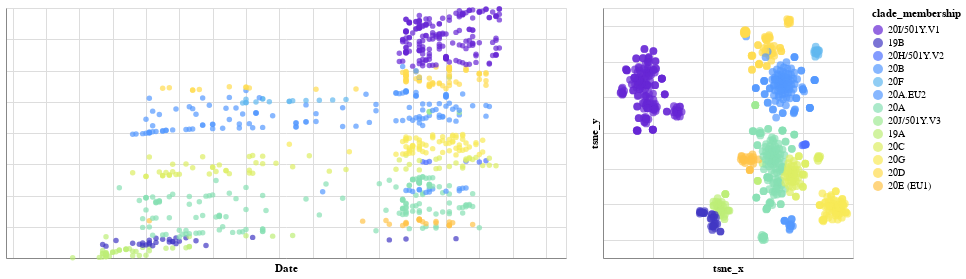

The code cell stored with this chart in its notebook:
### Code cell
list_of_chart = linking_tree_with_plots_brush(
    TSNE_df,
    ['tsne_x','tsne_y'],
    ['tsne_x','tsne_y'],
    'clade_membership:N',
    ["strain:N"],
    domain,
    range_
)
chart_tsne = list_of_chart[0]|list_of_chart[1]
chart_tsne

### Figure 1 — Vega-Lite specification as saved in the notebook (floating-point values rounded to 4 significant figures; data arrays with more than 128 entries replaced by an {"elided": "..."} marker saying what was removed)
{"config": {"view": {"continuousWidth": 400, "continuousHeight": 300}}, "hconcat": [{"mark": "circle", "encoding": {"color": {"condition": {"type": "nominal", "field": "clade_membership", "scale": {"domain": ["20I/501Y.V1", "19B", "20H/501Y.V2", "20B", "20F", "20A.EU2", "20A", "20J/501Y.V3", "19A", "20C", "20G", "20D", "20E (EU1)"], "range": ["#6626d4", "#4138c3", "#4e70ff", "#5499ff", "#61b8f0", "#5499ff", "#87dfb3", "#a0e994", "#bdee78", "#ddee64", "#f8e957", "#ffdb4e", "#ffc348", "#ff9e40", "#ff6e36", "#dc2f24"]}, "selection": "selector011"}, "value": "gray"}, "tooltip": [{"type": "nominal", "field": "strain"}], "x": {"type": "quantitative", "axis": {"labels": false, "ticks": false}, "field": "date", "scale": {"domain": [2020.0, 2021.0]}, "title": "Date"}, "y": {"type": "quantitative", "axis": {"labels": false, "ticks": false}, "field": "y", "title": ""}}, "height": 250, "selection": {"selector011": {"type": "interval", "resolve": "global"}}, "width": 560}, {"mark": {"type": "circle", "size": 60}, "encoding": {"color": {"condition": {"type": "nominal", "field": "clade_membership", "scale": {"domain": ["20I/501Y.V1", "19B", "20H/501Y.V2", "20B", "20F", "20A.EU2", "20A", "20J/501Y.V3", "19A", "20C", "20G", "20D", "20E (EU1)"], "range": ["#6626d4", "#4138c3", "#4e70ff", "#5499ff", "#61b8f0", "#5499ff", "#87dfb3", "#a0e994", "#bdee78", "#ddee64", "#f8e957", "#ffdb4e", "#ffc348", "#ff9e40", "#ff6e36", "#dc2f24"]}, "selection": "selector011"}, "value": "gray"}, "tooltip": [{"type": "nominal", "field": "strain"}], "x": {"type": "quantitative", "axis": {"labels": false, "ticks": false}, "field": "tsne_x", "title": "tsne_x"}, "y": {"type": "quantitative", "axis": {"labels": false, "ticks": false}, "field": "tsne_y", "title": "tsne_y"}}, "height": 250, "selection": {"selector011": {"type": "interval", "resolve": "global"}}, "width": 250}], "data": {"name": "data-ba570504cbcb514b8a42a40c5730e9d7"}, "$schema": "https://vega.github.io/schema/vega-lite/v4.8.1.json", "datasets": {"data-ba570504cbcb514b8a42a40c5730e9d7": {"elided": "798 records"}}}
